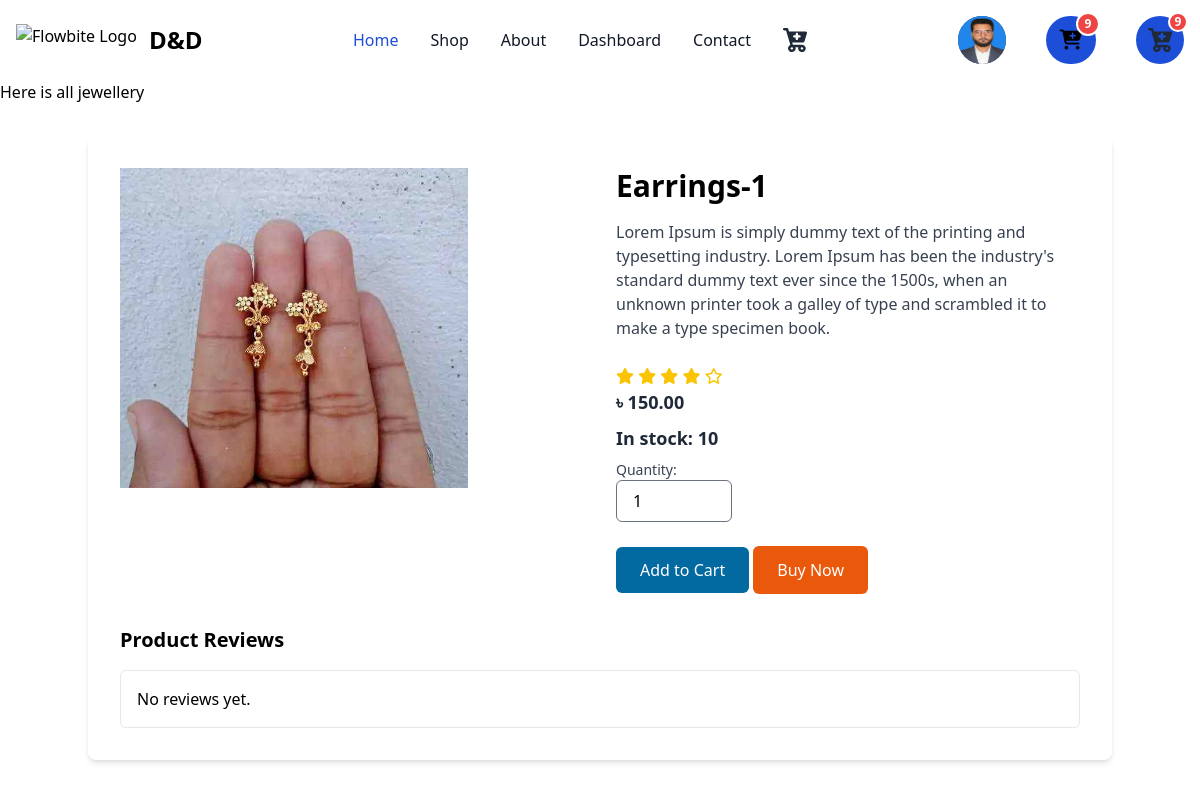
Screenshot of /store/jewellery_details/1 (signed in) with the database file from the repository.
### accounts/models.py (models this page shows)
class CustomUser(AbstractUser):
    email = models.EmailField(max_length=100, unique=True)
    phone_number = models.CharField(max_length=15, blank=True, null=True)
    address = models.CharField(max_length=255, blank=True, null=True)
    profile_image = models.ImageField(upload_to='profile_images/', blank=True, null=True)
    gender = models.CharField(max_length=10, choices=GENDER_CHOICES, blank=True, null=True)
    USERNAME_FIELD = 'email'
    REQUIRED_FIELDS = ['username']

### store/models.py (models this page shows, shortened)
class Products(models.Model):
    category = models.ForeignKey(Category, on_delete=models.CASCADE, default="")
    subcategory = models.ForeignKey(Subcategory, on_delete=models.CASCADE, null=True, blank=True, default="")
    name = models.CharField(max_length=50)
    price = models.DecimalField(max_digits=9, decimal_places=2, default=0)
    description = models.CharField(max_length=350, default='', blank=True, null=True)
    image = models.ImageField(upload_to='uploads/product/')
    is_stock = models.BooleanField(default=True)
    stock_amount = models.IntegerField(default=1)
    ratings = models.IntegerField(default=0, validators=[MaxValueValidator(5), MinValueValidator(0)])
    created_date = models.DateTimeField(default=timezone.now, editable=False)
    modified_date = models.DateTimeField(auto_now=True)

### store/views.py (the view)
# urls.py: path('jewellery_details/<int:product_id>', jewellery_details_view, name='jewellery_details'),
def jewellery_details_view(request, product_id):
    product = Products.objects.get(id=product_id)
    star_ratings = [i for i in range(1, 6)]
    context = {
        'product': product,
        'star_ratings': star_ratings,
    }
    return render(request, 'jewellery/details.html', context)

### cart/context_processors.py (called while the page is built)
def counter(request):
    cart_count = 0
    if 'admin' in request.path:
        return {}
    else:
        try:
            cart = Cart.objects.filter(cart_id=_cart_id(request))
            if request.user.is_authenticated:
                cart_items = CartItem.objects.all().filter(user=request.user)
            else:
                cart_items = CartItem.objects.all().filter(cart=cart[:1])
            for cart_item in cart_items:
                cart_count += cart_item.quantity
        except Cart.DoesNotExist:
            cart_count = 0
    return dict(cart_count=cart_count)

### cart/views.py (called while the page is built)
def _cart_id(request):
    cart = request.session.session_key
    if not cart:
        cart = request.session.create()
    return cart

### store/templates/jewellery/details.html (shortened to what this page needs)
{% extends 'base.html' %}
{% block content %}
<h1>Here is all jewellery</h1>
    <div class="container mx-auto mt-8 p-8 bg-white rounded-lg shadow-md">
        <div class="grid grid-cols-1 md:grid-cols-2 gap-8">
            <div class="overflow-hidden">
                <img src="{{ product.image.url }}" alt="{{ product.name }}" class="w-9/12 h-3/4 object-cover">
            </div>
            <div>
                <h1 class="text-3xl font-semibold mb-4">{{ product.name }}</h1>
                <p class="text-gray-700 mb-6">{{ product.description }}</p>
                {% for rating in star_ratings %}
                    {% if rating <= product.ratings %}
                            <i class="fa-solid fa-star" style="color: #fac400;"></i>
                    {% else %}
                            <i class="fa-regular fa-star" style="color: #fac400;"></i>
                    {% endif %}
                {% endfor %}
                <p class="text-lg text-gray-800 font-bold mb-2"><strong>&#2547;</strong> {{ product.price }}</p>
                <p class="text-lg text-gray-800 font-bold mb-2">In stock: {{product.stock_amount}}</p>
                <div class="mb-6">
                    <label for="quantity" class="block text-sm font-medium text-gray-700">Quantity:</label>
                    <input type="number"  name="quantity" class="w-1/4 px-4 py-2 border rounded-md"
                        value="1">
                </div>
                {% if request.user.is_authenticated %}
                <a href="{% url 'add_cart' product.id %}" class="bg-sky-700 text-white px-6 py-3 rounded-md hover:bg-sky-800">Add to Cart</a>
{% endif %}
                <button class="bg-orange-600 text-white px-6 py-3 rounded-md hover:bg-red-600">Buy Now</button>
            </div>
        </div>
        <div class="mt-8">
            <h2 class="text-xl font-semibold mb-4">Product Reviews</h2>
            <div class="border rounded-md p-4">
                <p>No reviews yet.</p>
            </div>
        </div>
    </div>
{% endblock %}

### templates/base.html (shortened to what this page needs)
<!DOCTYPE html>
<html lang="en" data-theme="fantasy">
<head>
    <link href="https://cdnjs.cloudflare.com/ajax/libs/flowbite/2.0.0/flowbite.min.css" rel="stylesheet"/>
    <script src="https://cdn.tailwindcss.com"></script>
</head>
<body>
<nav class="bg-white border-gray-200 dark:bg-gray-900">
    <div class="max-w-screen-xl flex flex-wrap items-center justify-between mx-auto p-4">
        <a href="{% url 'home' %}" class="flex items-center">
            <img src="https://flowbite.com/docs/images/logo.svg" class="h-8 mr-3" alt="Flowbite Logo"/>
            <span class="self-center text-2xl font-semibold whitespace-nowrap dark:text-white">D&D</span>
        </a>
        <div class="flex items-center md:order-2">
            <button type="button"
                    class="flex mr-3 text-sm bg-gray-800 rounded-full md:mr-0 focus:ring-4 focus:ring-gray-300 dark:focus:ring-gray-600"
                    id="user-menu-button" aria-expanded="false" data-dropdown-toggle="user-dropdown"
                    data-dropdown-placement="bottom">
                {% if user.profile_image %}
                <img class="w-12 h-12 rounded-full" src="{{ user.profile_image.url }}" alt="user photo">
                {% else %}
                <i class="fa-solid fa-user-tie text-xl pt-1 w-8 h-8 rounded-full" style="color: #f7f7f7;"></i>
                {% endif %}
            </button>
            <a href="{% url 'cart' %}" class="relative inline-flex items-center ml-10">
                <button type="button" class="p-2 rounded-full bg-blue-700 hover:bg-blue-800 focus:ring-4 focus:outline-none focus:ring-blue-300 dark:bg-white dark:hover:bg-blue-700 dark:focus:ring-blue-800 dark:hover:text-white">
                    <i class="fa-solid fa-cart-plus text-xl p-1.5 "></i>
                    {% if cart_count > 9 %}
                    <div class="absolute top-0 right-0 -mt-1 -mr-1 flex items-center justify-center w-6 h-6 text-xs font-bold text-white bg-red-500 border-2 border-white rounded-full dark:border-gray-900">9+</div>
                    {% else %}
                    <div class="absolute top-0 right-0 -mt-1 -mr-1 flex items-center justify-center w-6 h-6 text-xs font-bold text-white bg-red-500 border-2 border-white rounded-full dark:border-gray-900">{{ cart_count }}</div>
                    {% endif %}
                </button>
            </a>
            <a href="{% url 'cart' %}" class="relative inline-flex items-center ml-10">
                <button type="button" class="p-2 rounded-full bg-blue-700 hover:bg-blue-800 focus:ring-4 focus:outline-none focus:ring-blue-300 dark:bg-gray-600 dark:hover:bg-blue-700 dark:focus:ring-blue-800 dark:hover:text-white">
                    {% if cart_count > 9 %}
                    <div class="absolute top-0 right-0 -mt-1 -mr-1 flex items-center justify-center w-5 h-5 text-xs font-bold text-white bg-red-500 border-2 border-white rounded-full dark:border-gray-900">9+</div>
                    {% else %}
                    <div class="absolute top-0 right-0 -mt-1 -mr-1 flex items-center justify-center w-5 h-5 text-xs font-bold text-white bg-red-500 border-2 border-white rounded-full dark:border-gray-900">{{ cart_count }}</div>
                    {% endif %}
                </button>
            </a>
        </div>
        <ul class="flex flex-col font-medium p-4 md:p-0 mt-4 border border-gray-100 rounded-lg bg-gray-50 md:flex-row md:space-x-8 md:mt-0 md:border-0 md:bg-white dark:bg-gray-800 md:dark:bg-gray-900 dark:border-gray-700">
            <li>
                <a href="{% url 'home' %}"
                   class="block py-2 pl-3 pr-4 text-white bg-blue-700 rounded md:bg-transparent md:text-blue-700 md:p-0 md:dark:text-blue-500"
                   aria-current="page">Home</a>
            </li>
            <li>
                <a href="#"
                   class="block py-2 pl-3 pr-4 text-gray-900 rounded hover:bg-gray-100 md:hover:bg-transparent md:hover:text-blue-700 md:p-0 dark:text-white md:dark:hover:text-blue-500 dark:hover:bg-gray-700 dark:hover:text-white md:dark:hover:bg-transparent dark:border-gray-700">Shop</a>
            </li>
            <li>
                <a href="#"
                   class="block py-2 pl-3 pr-4 text-gray-900 rounded hover:bg-gray-100 md:hover:bg-transparent md:hover:text-blue-700 md:p-0 dark:text-white md:dark:hover:text-blue-500 dark:hover:bg-gray-700 dark:hover:text-white md:dark:hover:bg-transparent dark:border-gray-700">About</a>
            </li>
            {% if request.user.is_authenticated %}
            <li>
                <a href="{% url 'dashboard' %}"
                   class="block py-2 pl-3 pr-4 text-gray-900 rounded hover:bg-gray-100 md:hover:bg-transparent md:hover:text-blue-700 md:p-0 dark:text-white md:dark:hover:text-blue-500 dark:hover:bg-gray-700 dark:hover:text-white md:dark:hover:bg-transparent dark:border-gray-700">Dashboard</a>
            </li>
            {% endif %}
            <li>
                <a href=""
                   class="block py-2 pl-3 pr-4 text-gray-900 rounded hover:bg-gray-100 md:hover:bg-transparent md:hover:text-blue-700 md:p-0 dark:text-white md:dark:hover:text-blue-500 dark:hover:bg-gray-700 dark:hover:text-white md:dark:hover:bg-transparent dark:border-gray-700">Contact</a>
            </li>
        </ul>
    </div>
</nav>
{% block content %}
{% endblock content %}
</body>
</html>

### rows the page displays
CustomUser: profile_image (picture)
Products: image (picture), name "Earrings-1", description "Lorem Ipsum is simply dummy text of the printing and typesetting industry. Lorem Ipsum has been the industry's standard dummy text ever since the 1500s, when an unknown printer took a galley of type and scrambled it to make a type specimen book.", ratings 4 (drawn), price "150.00", stock_amount "10"

### other values shown
{{ cart_count }} "9"
